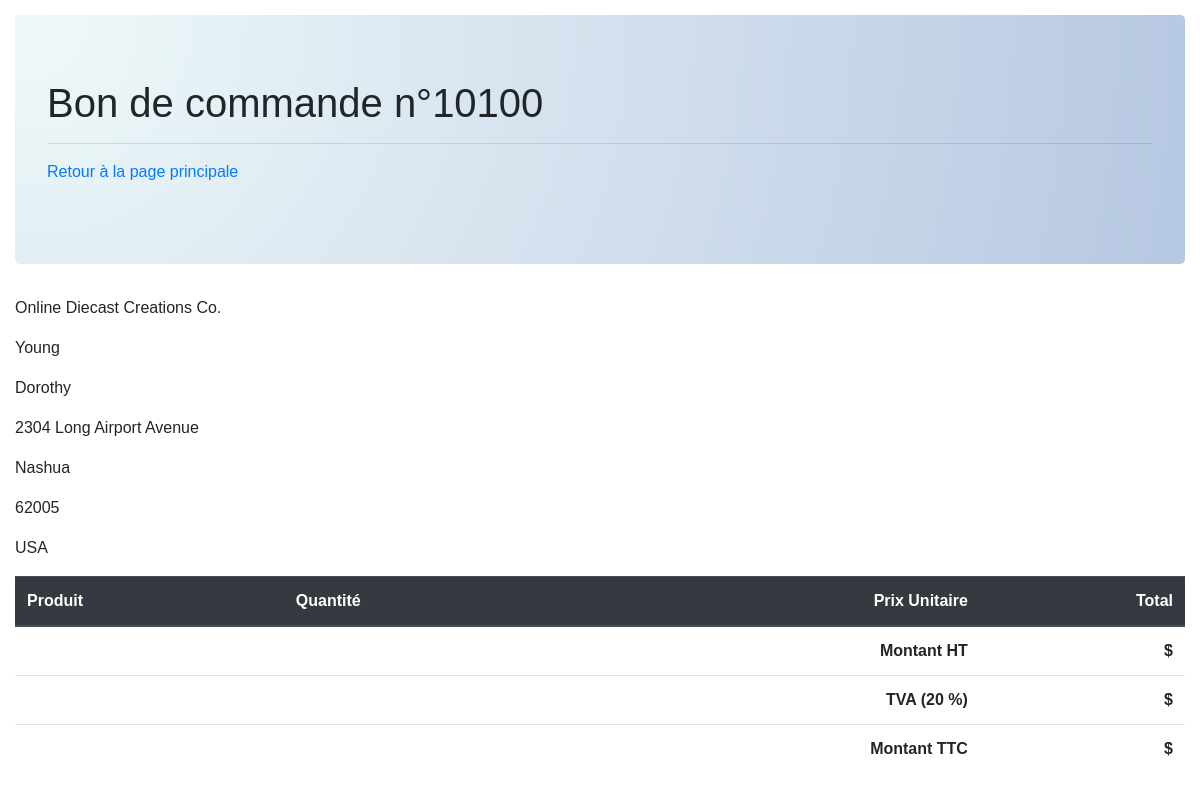
The app's page /projet1/projet_php/invoice.php?orderNumber=10100 with its own data.
### tables this page shows
CREATE TABLE `customers` (
  `customerNumber` int(11) NOT NULL,
  `customerName` varchar(50) NOT NULL,
  `contactLastName` varchar(50) NOT NULL,
  `contactFirstName` varchar(50) NOT NULL,
  `phone` varchar(50) NOT NULL,
  `addressLine1` varchar(50) NOT NULL,
  `addressLine2` varchar(50) DEFAULT NULL,
  `city` varchar(50) NOT NULL,
  `state` varchar(50) DEFAULT NULL,
  `postalCode` varchar(15) DEFAULT NULL,
  `country` varchar(50) NOT NULL,
  `salesRepEmployeeNumber` int(11) DEFAULT NULL,
  `creditLimit` double DEFAULT NULL,
  PRIMARY KEY (`customerNumber`),
  KEY `salesRepEmployeeNumber` (`salesRepEmployeeNumber`),
  CONSTRAINT `customers_ibfk_1` FOREIGN KEY (`salesRepEmployeeNumber`) REFERENCES `employees` (`employeeNumber`)
);

### projet1/projet_php/invoice.php (called while the page is built)
<?php
$user = 'root';
$pass = 'root';
$bdd = new PDO('mysql:host=localhost:8889;dbname=classicmodels', $user, $pass);
$queryCustomer = $bdd-> prepare('SELECT customers.customerName,  customers.contactLastName, customers.contactFirstName, customers.addressLine1, customers.city, customers.postalCode, customers.country
                               FROM customers
                                JOIN orders on orders.customerNumber = customers.customerNumber
                               WHERE orders.orderNumber = :ancOrderNumber');
$queryCustomer->execute(['ancOrderNumber' => $_GET['orderNumber']]);
$resCustomer = $queryCustomer->fetch(PDO::FETCH_ASSOC);
include 'templates/invoice.phtml';
?>

### projet1/projet_php/templates/invoice.phtml (the view, shortened to what this page needs)
<!DOCTYPE html>
<html lang="en">
<head>
    <link href="https://cdnjs.cloudflare.com/ajax/libs/twitter-bootstrap/4.4.1/css/bootstrap.min.css" rel="stylesheet">
    <link href="css/orders.css" rel="stylesheet">
</head>
<body class="container-fluid">
    <header class="jumbotron">
        <h1>Bon de commande n°<?= $_GET['orderNumber'] ?></h1>
        <hr>
        <p><a href="index.php">Retour à la page principale</a></p>
    </header>
    <section>
        <?php
            echo '<p>'.$resCustomer['customerName'].'</p>';
            echo '<p>'.$resCustomer['contactLastName'].'</p>';
            echo '<p>'.$resCustomer['contactFirstName'].'</p>';
            echo '<p>'.$resCustomer['addressLine1'].'</p>';
            echo '<p>'.$resCustomer['city'].'</p>';
            echo '<p>'.$resCustomer['postalCode'].'</p>';
            echo '<p>'.$resCustomer['country'].'</p>';
        ?>
    </section>
    <table class="table">
        <thead class="thead-dark">
            <tr>
                <th>Produit</th>
                <th>Quantité</th>
                <th class="text-right">Prix Unitaire</th>
                <th class="text-right">Total</th>
            </tr>
        </thead>
        <tfoot>
            <tr>
                <th class="text-right" colspan="3">Montant HT</th>
                <th class="text-right"> $</th>
            </tr>
            <tr>
                <th class="text-right" colspan="3">TVA (20 %)</th>
                <th class="text-right"> $</th>
            </tr>
            <tr>
                <th class="text-right" colspan="3">Montant TTC</th>
                <th class="text-right"> $</th>
            </tr>
        </tfoot>
    </table>
</body>
</html>

### projet1/projet_php/css/orders.css (style rules this page uses)
* { box-sizing: border-box; }
body { font-family: Montserrat, sans-serif; padding-top: 15px; }
h1 { font-weight: 300; }
.jumbotron { background-image: radial-gradient( circle farthest-corner at 1.3% 2.8%, rgba(239,249,249,1) 0%, rgba(182,199,226,1) 100.2% ); }

### records on screen
customers: customerName "Online Diecast Creations Co.", contactLastName "Young", contactFirstName "Dorothy", addressLine1 "2304 Long Airport Avenue", city "Nashua", postalCode "62005", country "USA"

### other values on screen
$_GET['orderNumber'] "10100"
